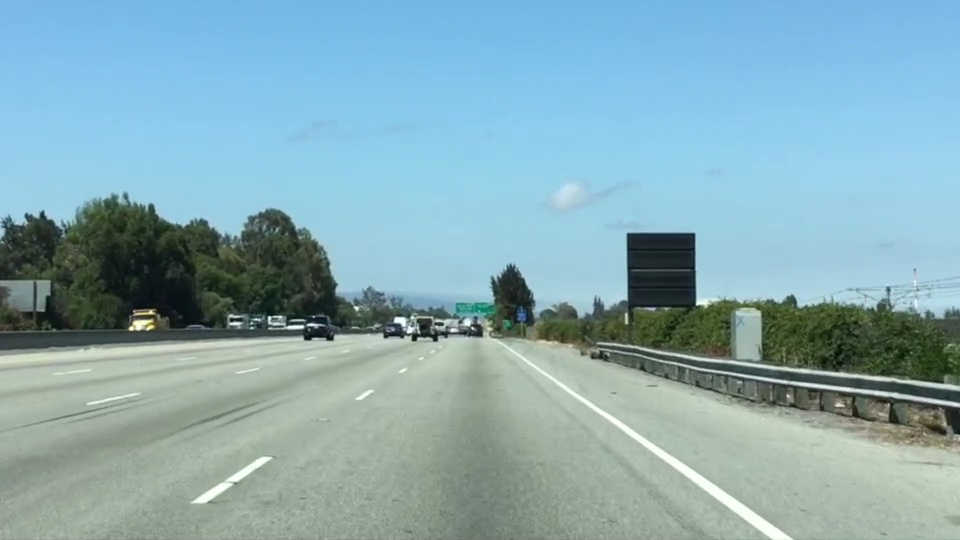
#> input picture test.jpg, 960 x 540 px
$ python CannyEdgeDetection.py
#> lines starting #> are read from the running program, lines starting #| are printed output that depends on the picture; after the words box and inside, x2 and y2 are one past the last pixel; in counts of white or black regions, pixels touching at a corner belong together
# -*- coding: utf-8 -*-
"""
Created on Tue Oct 10 01:42:45 2017

@author: laljarus
"""

# Do all the relevant imports
import matplotlib.pyplot as plt
import matplotlib.image as mpimg
import numpy as np
import cv2

# Read in the image and convert to grayscale
# Note: in the previous example we were reading a .jpg
# Here we read a .png and convert to 0,255 bytescale
image = mpimg.imread('test.jpg')
#> image is the input picture: shape (540, 960, 3); mean R, G, B 135.5, 171.1, 179.2
gray = cv2.cvtColor(image,cv2.COLOR_RGB2GRAY)
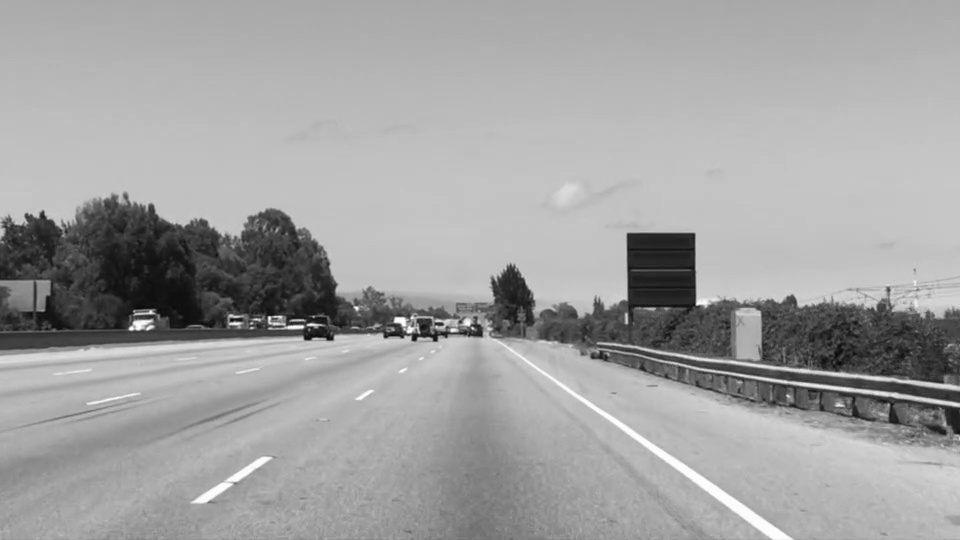
#> gray: shape (540, 960); min 6, max 254, mean 161.4

# Define a kernel size for Gaussian smoothing / blurring
kernel_size = 15 # Must be an odd number (3, 5, 7...)
blur_gray = cv2.GaussianBlur(gray,(kernel_size, kernel_size),0)
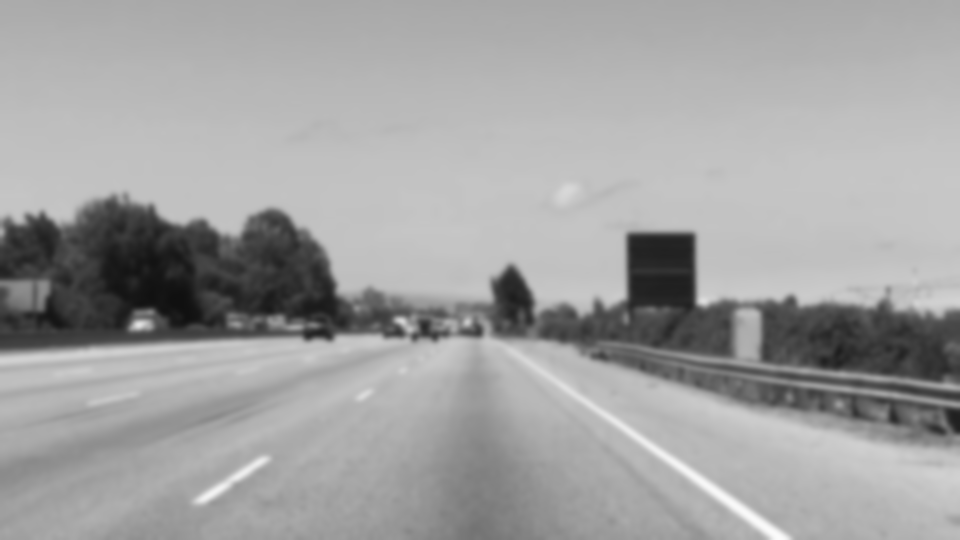
#> blur_gray: shape (540, 960); min 15, max 251, mean 161.4

# Define our parameters for Canny and run it
low_threshold = 50
high_threshold = 100
edges = cv2.Canny(blur_gray, low_threshold, high_threshold)
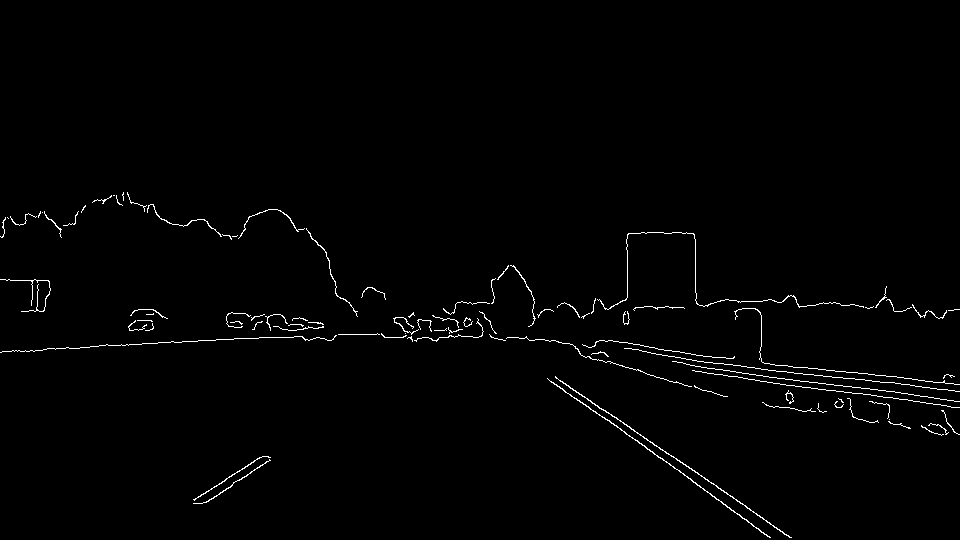
#> edges: shape (540, 960); 1.1% white in thin lines or dots, all inside (x1, y1, x2, y2) = (0, 192, 960, 538)

# Display the image
plt.imshow(edges, cmap='Greys_r')
#plt.imshow(edges)
